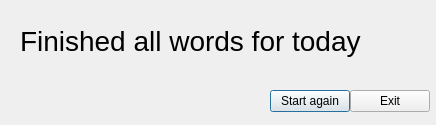
<?xml version="1.0" encoding="UTF-8"?>
<ui version="4.0">
 <class>MyPopUp</class>
 <widget class="QDialog" name="MyPopUp">
  <property name="geometry">
   <rect>
    <x>0</x>
    <y>0</y>
    <width>436</width>
    <height>125</height>
   </rect>
  </property>
  <property name="windowTitle">
   <string>Dialog</string>
  </property>
  <widget class="QLabel" name="label">
   <property name="geometry">
    <rect>
     <x>20</x>
     <y>20</y>
     <width>411</width>
     <height>41</height>
    </rect>
   </property>
   <property name="font">
    <font>
     <pointsize>21</pointsize>
    </font>
   </property>
   <property name="text">
    <string>Finished all words for today</string>
   </property>
  </widget>
  <widget class="QPushButton" name="restart">
   <property name="geometry">
    <rect>
     <x>270</x>
     <y>90</y>
     <width>80</width>
     <height>22</height>
    </rect>
   </property>
   <property name="text">
    <string>Start again</string>
   </property>
  </widget>
  <widget class="QPushButton" name="exitbutton">
   <property name="geometry">
    <rect>
     <x>350</x>
     <y>90</y>
     <width>80</width>
     <height>22</height>
    </rect>
   </property>
   <property name="text">
    <string>Exit</string>
   </property>
  </widget>
 </widget>
 <resources/>
 <connections/>
</ui>
